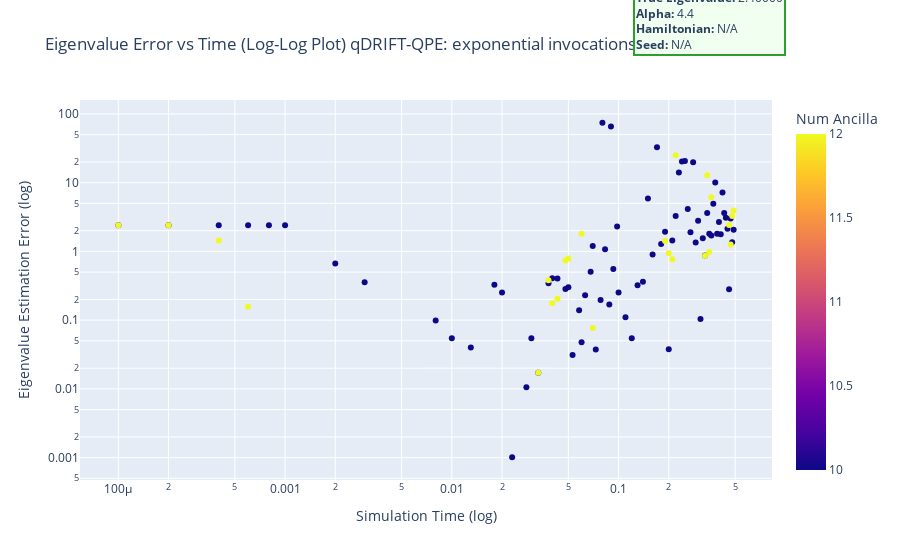

Here is the notebook cell this chart was saved with:
### Code cell
loglog_error_vs_time(exponential_invocations, "qDRIFT-QPE: exponential invocations of qdrift channel", exact_eigenvalue)

### Figure 1 — Plotly figure (JSON) as saved in the notebook; plotly's stock layout.template omitted (floating-point values rounded to 4 significant figures)
{"data": [{"hovertemplate": "Time=%{x}<br>Error=%{y}<br>Num Ancilla=%{marker.color}<extra></extra>", "legendgroup": "", "marker": {"color": [10, 10, 10, 10, 10, 10, 10, 10, 10, 10, 10, 10, 10, 10, 10, 10, 10, 10, 10, 10, 10, 10, 10, 10, 10, 10, 10, 10, 10, 10, 10, 10, 10, 10, 10, 10, 10, 10, 10, 10, 10, 10, 10, 10, 10, 10, 10, 10, 10, 10, 10, 10, 10, 10, 10, 10, 10, 10, 10, 10, 10, 10, 10, 10, 10, 10, 10, 10, 10, 10, 10, 10, 10, 10, 10, 10, 12, 12, 12, 12, 12, 12, 12, 12, 12, 12, 12, 12, 12, 12, 12, 12, 12, 12, 12, 12, 12, 12, 12, 12], "coloraxis": "coloraxis", "symbol": "circle"}, "mode": "markers", "name": "", "orientation": "v", "showlegend": false, "type": "scatter", "x": [0.083, 0.09, 0.023, 0.33, 0.21, 0.0001, 0.088, 0.1, 0.028, 0.34, 0.0002, 0.22, 0.11, 0.093, 0.033, 0.35, 0.0004, 0.23, 0.12, 0.098, 0.038, 0.24, 0.36, 0.0006, 0.13, 0.01, 0.37, 0.043, 0.25, 0.0008, 0.14, 0.38, 0.048, 0.02, 0.26, 0.001, 0.15, 0.03, 0.39, 0.053, 0.27, 0.002, 0.16, 0.04, 0.4, 0.28, 0.058, 0.003, 0.17, 0.05, 0.41, 0.008, 0.063, 0.29, 0.18, 0.06, 0.42, 0.013, 0.3, 0.068, 0.19, 0.07, 0.018, 0.43, 0.31, 0.073, 0.2, 0.44, 0.45, 0.08, 0.32, 0.078, 0.46, 0.47, 0.48, 0.49, 0.033, 0.04, 0.33, 0.19, 0.46, 0.0001, 0.038, 0.05, 0.47, 0.34, 0.2, 0.0002, 0.06, 0.043, 0.48, 0.21, 0.35, 0.0004, 0.07, 0.048, 0.36, 0.22, 0.49, 0.0006], "xaxis": "x", "y": [1.075, 65.57, 0.001013, 0.8725, 1.436, 2.4, 0.1688, 0.2524, 0.01054, 3.61, 2.4, 3.262, 0.1102, 0.5526, 0.01718, 1.807, 2.4, 14.06, 0.05437, 2.296, 0.345, 20.33, 1.708, 2.4, 0.3232, 0.05437, 4.93, 0.4023, 20.57, 2.4, 0.3612, 10.02, 0.2845, 0.2524, 4.137, 2.4, 5.863, 0.05437, 1.801, 0.03121, 1.9, 0.668, 0.8981, 0.4058, 2.677, 19.84, 0.139, 0.3547, 32.68, 0.2998, 1.775, 0.09903, 0.2297, 1.342, 1.282, 0.0479, 7.213, 0.04003, 2.795, 0.5051, 1.927, 1.194, 0.3271, 3.607, 0.104, 0.03756, 0.03767, 3.094, 2.141, 74.38, 1.55, 0.196, 0.2811, 3.005, 1.358, 2.07, 0.01718, 0.1757, 0.8614, 1.419, 2.412, 2.4, 0.3816, 0.7907, 1.259, 12.85, 0.9427, 2.4, 1.812, 0.2042, 3.276, 0.7702, 0.98, 1.435, 0.07711, 0.7382, 6.143, 25.11, 3.943, 0.1566], "yaxis": "y"}], "layout": {"annotations": [{"align": "left", "bgcolor": "#f0fff0", "bordercolor": "#2ca02c", "borderwidth": 2, "font": {"size": 12}, "showarrow": false, "text": "<b>True Eigenvalue:</b> 2.40000<br><b>Alpha:</b> 4.4<br><b>Hamiltonian:</b> N/A<br><b>Seed:</b> N/A", "x": 1.02, "xref": "paper", "y": 1.3, "yref": "paper"}], "coloraxis": {"colorbar": {"title": {"text": "Num Ancilla"}}, "colorscale": [[0, "#0d0887"], [0.1111, "#46039f"], [0.2222, "#7201a8"], [0.3333, "#9c179e"], [0.4444, "#bd3786"], [0.5556, "#d8576b"], [0.6667, "#ed7953"], [0.7778, "#fb9f3a"], [0.8889, "#fdca26"], [1, "#f0f921"]]}, "legend": {"title": {"text": "Number of Ancilla Qubits"}, "tracegroupgap": 0}, "margin": {"r": 120}, "title": {"text": "Eigenvalue Error vs Time (Log-Log Plot) qDRIFT-QPE: exponential invocations of qdrift channel"}, "xaxis": {"anchor": "y", "domain": [0, 1], "title": {"text": "Simulation Time (log)"}, "type": "log"}, "yaxis": {"anchor": "x", "domain": [0, 1], "title": {"text": "Eigenvalue Estimation Error (log)"}, "type": "log"}}}
